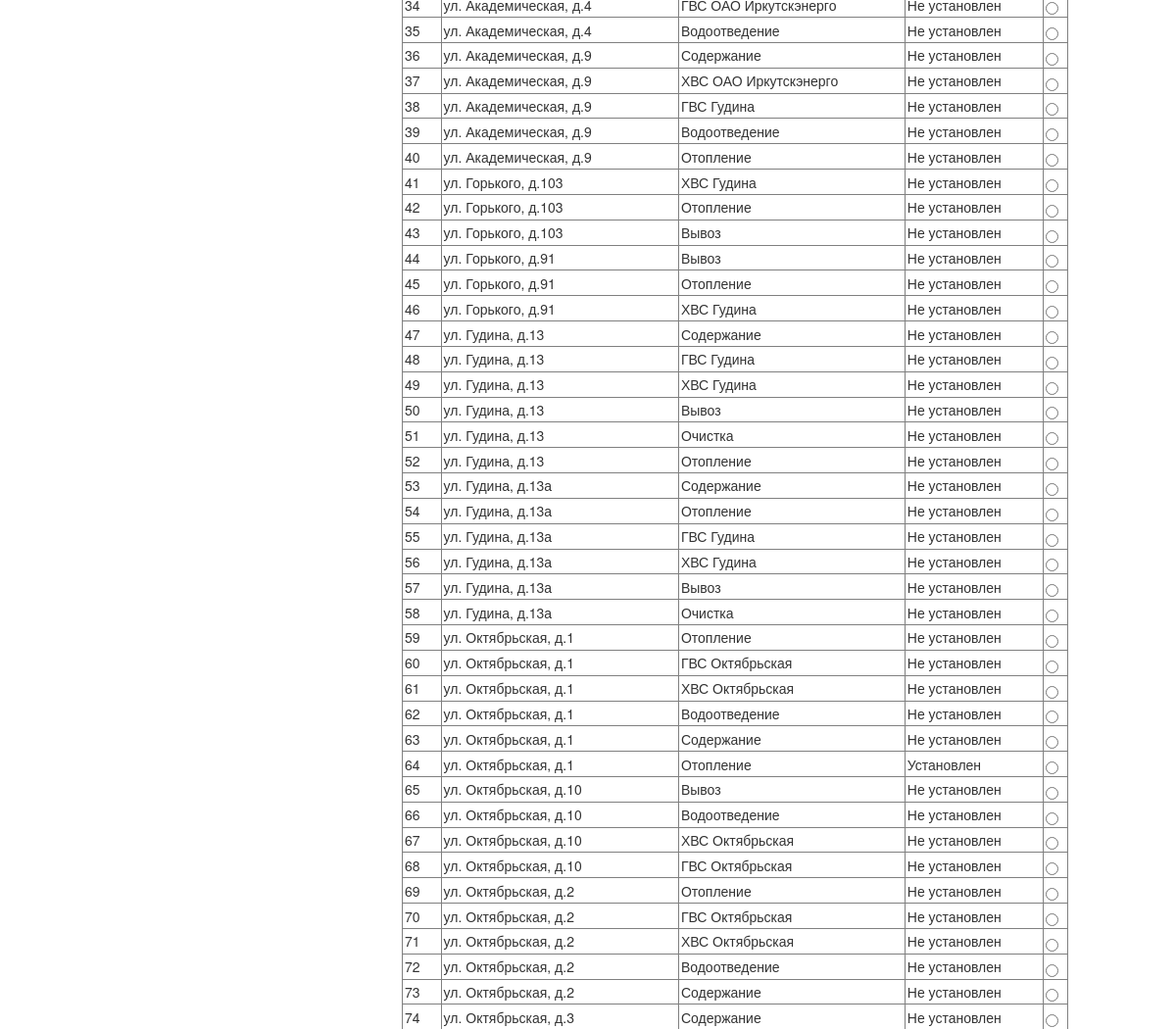
The app's page /index.php?page=spravochnik&db=hs (signed in, middle part), older data.
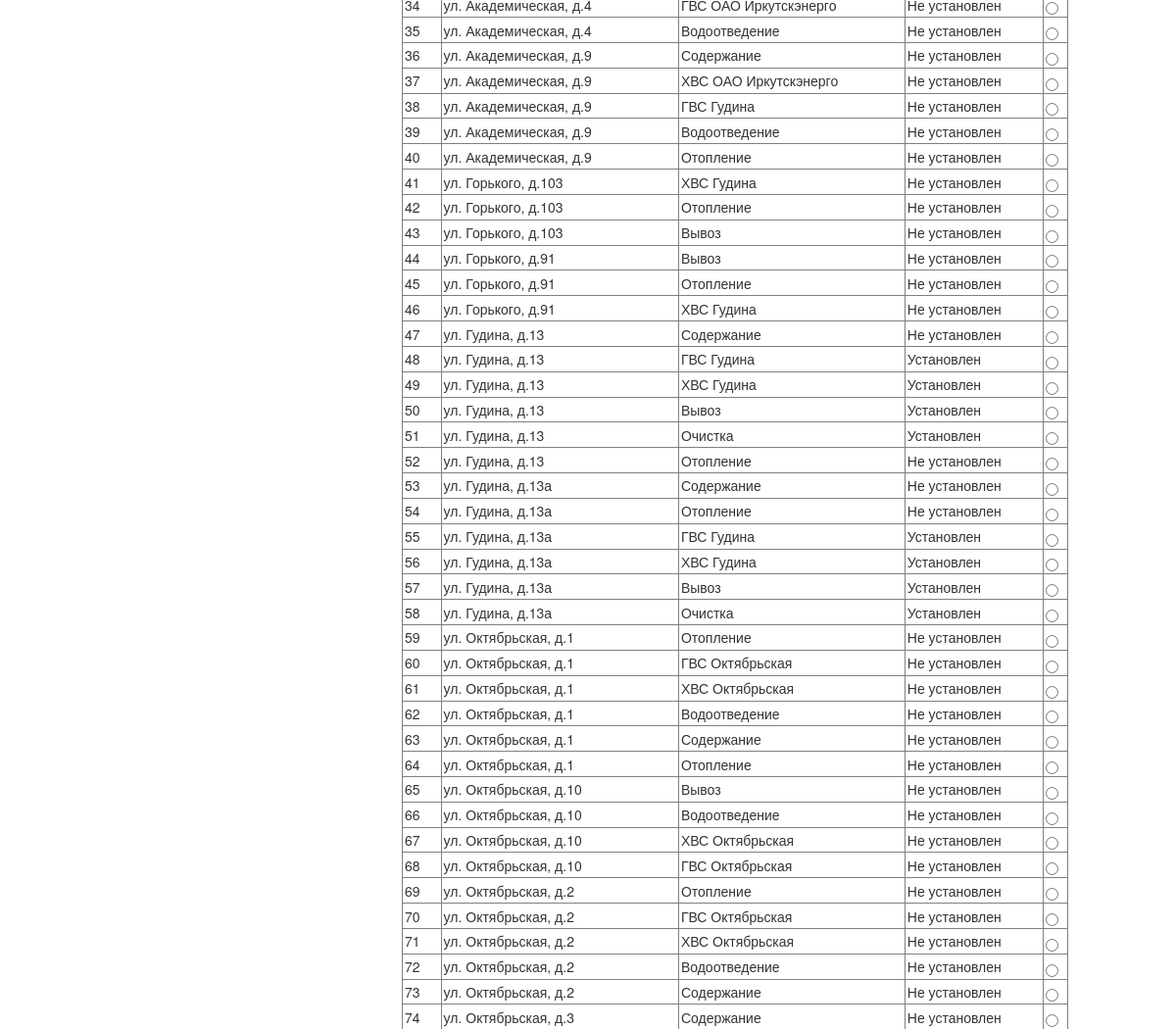
The same page, newer data.
### tables this page shows
CREATE TABLE IF NOT EXISTS `service_for_house` (
  `id_sfh` int(11) NOT NULL AUTO_INCREMENT,
  `id_house` int(11) NOT NULL,
  `id_service` int(11) NOT NULL,
  `counter` tinyint(1) NOT NULL COMMENT 'установлен ли счетчик в доме',
  PRIMARY KEY (`id_sfh`),
  KEY `id_service` (`id_service`),
  KEY `id_house` (`id_house`)
);

CREATE TABLE IF NOT EXISTS `house` (
  `id_house` int(11) NOT NULL AUTO_INCREMENT,
  `adress` text NOT NULL,
  `full_adress` text NOT NULL,
  `quality_quarters` text NOT NULL,
  `quantity_flat` int(11) NOT NULL,
  `square` double(8,2) NOT NULL COMMENT 'Площадь всех помещений, включая общее имущество',
  PRIMARY KEY (`id_house`)
);

CREATE TABLE IF NOT EXISTS `service` (
  `id_service` int(11) NOT NULL,
  `name_service` text NOT NULL,
  `price_for_1_sqr_metre_k1` float NOT NULL,
  `price_for_1_sqr_metre_k2` float NOT NULL,
  `price_for_1_people_k1` float NOT NULL,
  `price_for_1_people_k2` float NOT NULL,
  `id_company` int(11) NOT NULL,
  `id_gs` int(11) NOT NULL,
  `id_sertype` int(11) NOT NULL COMMENT 'Тип услуги',
  PRIMARY KEY (`id_service`),
  KEY `id_company` (`id_company`),
  KEY `id_gs` (`id_gs`),
  KEY `id_sertype` (`id_sertype`)
);

### sprav/hs.php (the view, shortened to what this page needs)
<?php
if ($_GET['db']=='hs') {
include_once __DIR__.'/../db.php';
$hs='';
if (!isset($_GET['action']))  {
    $hs.= showtable_hs($my);
}
}
function showtable_hs($my) {
$hs.= "<h1>Услуги дома</h1>";
if (!isset($_GET['check'])) {
$hs.= "<input type='text' id='hs_search_text' placeholder='Введите первые буквы адреса'> ";
$hs.= "<button type=\"button\" id='hs_search'>Поиск</button> <br><br>" ;
}
  if (((!isset($_GET['search'])) && (!isset($_GET['check']))) || (($_GET['search'] == '') &&  (!isset($_GET['check']))))  {
	$q=$my->query('SELECT  sfh.*, h.adress, s.name_service FROM  `service_for_house` sfh join house h on h.id_house=sfh.id_house join service s on s.id_service=sfh.id_service order by h.adress' );
}
$hs.= "<form name='table' action='index.php' method='get'>";
$hs.= "<input type='hidden' name='page' value=".$_GET['page'].">";
$hs.= "<input type='hidden' name='db' value=".$_GET['db'].">";
$hs.= "<input type='hidden' name='action' value=edit.show>";
$hs.= "<table border=1 cellspacing=0 cellpadding=2 width=680 px align='center'>";
$hs.= "<tr>";
$hs.= " <td> №</td>";
$hs.= " <td> Адрес </td>";
$hs.= " <td> Услуга </td>";
$hs.= "<td></td>";
$hs.= "<td></td>";
$hs.= " </tr>";
    $k=1;
while (@$row=$q->fetch_assoc()) {
	$hs.= " <tr>";
	$hs.= "<td>".$k."</td>";
	$hs.= "<td>".$row['adress']."</td>";
  $hs.= "<td>".$row['name_service']."</td>";
    if ($row['counter']==0) {
  $hs.= "<td>Не установлен</td>"; }
  else {$hs.= "<td>Установлен</td>";}
  if (!isset($_GET['check'])) {
	$hs.= "<td><input type='radio' name = 'check' value=".$row['id_sfh']."></td>";
  } else {
  $hs.= "<td><input type='radio' name = 'check' value=".$row['id_sfh']." checked></td>";
  }
	$hs.= " </tr>";
  $k++;
}
$hs.= "</table>";
$hs.= "<br>";
if (!isset($_GET['action']) || ($_GET['action']=='cancel') || ($_GET['action']=='search')) {
    $hs.= "<button type=\"button\" id=\"hs_new\">Новая запись</button>" ;
    $hs.= "<button type=\"button\" id=\"hs_edit\">Редактировать запись</button>";
    $hs.= "<button type=\"button\" id=\"hs_del\">Удалить запись</button>";
  }
$hs.= "</form>";
return $hs;
}
?>

### index.php (shortened to what this page needs)
<?php
include 'sprav/class.php';
switch($_GET['db']) {
	case 'hs':
		include 'sprav/hs.php';
		break;
}
include 'oper/ai.php';
include 'oper/cc.php';
include 'oper/cp.php';
if (isset($_SESSION['login'])) {
$hello="Здравствуйте, <a href=\"?logout\">{$_SESSION['login']}</a>";
} else {
header("Location: auth.php");
}
if (!isset($_GET['page'])) {
$menu="spravochnik.tpl";
} else $menu=$_GET['page'].'.tpl' ;
if ($menu=="spravochnik.tpl") {$content='sprav/'.$_GET['db'].'.tpl' ; }
$tpl=file_get_contents("tpl/header.tpl");
$tpl.=file_get_contents("tpl/menu/".$menu);
$tpl.=file_get_contents("tpl/slide.tpl");
$tpl.=file_get_contents("tpl/content/".$content);
$tpl.=file_get_contents("tpl/footer.tpl");
$tpl=str_replace("{Hello}", $hello, $tpl);
$tpl=str_replace("{title}", $title, $tpl);
$tpl=str_replace("{company}", $company, $tpl);
$tpl=str_replace("{gs}", $gs, $tpl);
$tpl=str_replace("{adress}", $adress, $tpl);
$tpl=str_replace("{domain}", $domain, $tpl);
$tpl=str_replace("{hs}", $hs, $tpl);
$tpl=str_replace("{leftover}", $leftover, $tpl);
$tpl=str_replace("{service}", $service, $tpl);
$tpl=str_replace("{tc}", $tc, $tpl);
$tpl=str_replace("{tenant}", $tenant, $tpl);
$tpl=str_replace("{ai}", $ai, $tpl);
$tpl=str_replace("{cc}", $cc, $tpl);
$tpl=str_replace("{cp}", $cp, $tpl);
echo $tpl;
?>

### css/application.css (style rules this page uses)
body { padding-top: 60px; padding-bottom: 40px; }

Row changes from the older to the newer data that the page shows:
changed service_for_house (number 15 of 41 on the later page): counter "Не установлен" → "Установлен"
changed service_for_house (number 16 of 41 on the later page): counter "Не установлен" → "Установлен"
changed service_for_house (number 17 of 41 on the later page): counter "Не установлен" → "Установлен"
changed service_for_house (number 18 of 41 on the later page): counter "Не установлен" → "Установлен"
changed service_for_house (number 22 of 41 on the later page): counter "Не установлен" → "Установлен"
changed service_for_house (number 23 of 41 on the later page): counter "Не установлен" → "Установлен"
changed service_for_house (number 24 of 41 on the later page): counter "Не установлен" → "Установлен"
changed service_for_house (number 25 of 41 on the later page): counter "Не установлен" → "Установлен"
changed service_for_house (number 31 of 41 on the later page): counter "Установлен" → "Не установлен"
